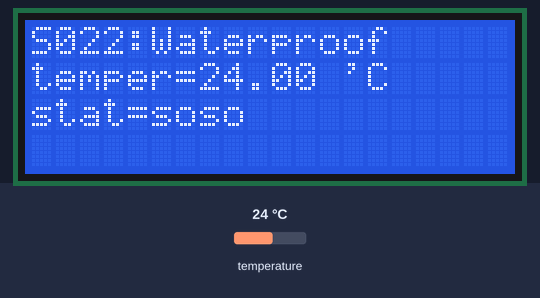
Bench run of a sketch on a simulated Arduino Uno, built with avr-gcc and run on an emulated ATmega328P. On the bench: 20×4 character LCD. The inputs (shaded band) are chosen by the test bench; at power-on: temperature 24 °C.

Above: at 2.2 s.
2.3 s: temperature set to 10.5 °C
At 3.9 s:
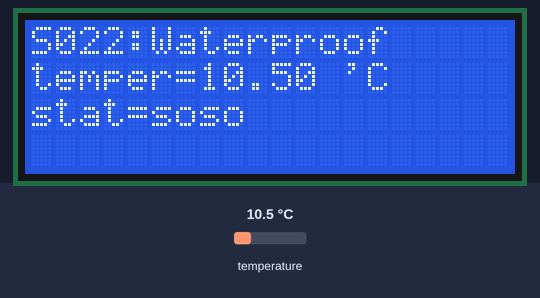
4.2 s: temperature set to 9.1 °C
At 4.8 s:
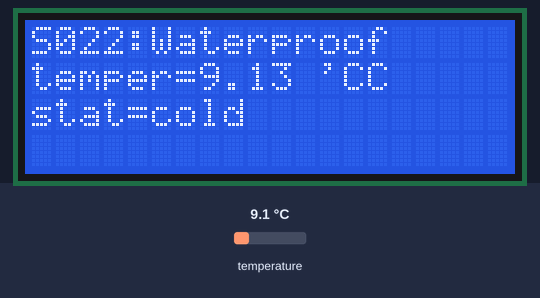
5.8 s: temperature set to 12 °C
At 6.8 s:
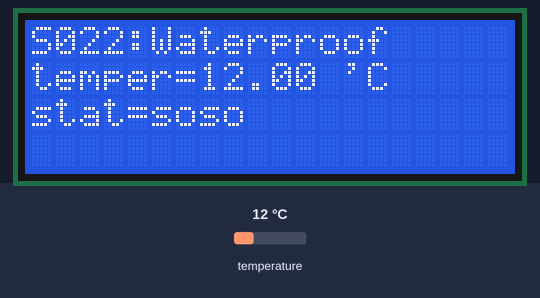
Timing chart, 0 to 8.8 s (numbered marks = the images above; inputs shaded):
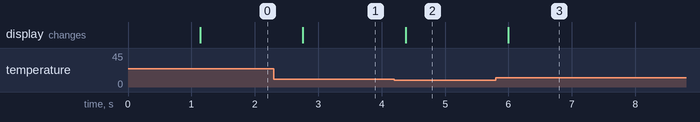

The sketch:

basic_test.ino
```cpp
/* DS18b20 Waterproof Temperature Sensor (DS18B20) [S023] : http://rdiot.tistory.com/46 [RDIoT Demo] */

#include <Wire.h>
#include <LiquidCrystal_I2C.h>
#include <OneWire.h>

LiquidCrystal_I2C lcd(0x27,20,4);  // LCD2004
int SensorPin = 10; //Our sensor is connected to digital pin 10

//Initiate OneWire communication
OneWire ds(SensorPin);

void setup()
{
  lcd.init();  // initialize the lcd
  lcd.backlight();
  lcd.print("start LCD2004");

  delay(1000);

  lcd.clear();
}

void loop()
{
  float T = readT(); // call function to read from sensor

  lcd.setCursor(0,0);
  lcd.print("S022:Waterproof");

  lcd.setCursor(0,1);
  lcd.print("temper=" + (String)T + " 'C");

  lcd.setCursor(0,2);
  if(T<10)
    lcd.print("stat=cold");
  else if(T>50)
    lcd.print("stat=hot-");
  else
    lcd.print("stat=soso");

  delay(750);
}

float readT(){

  byte data[12];
  byte addr[8];

  if ( !ds.search(addr)) {
    ds.reset_search();
    return -300; // if there is no sensor on OneWire Bus, return -300 value
  }

  ds.reset();
  ds.select(addr);
  ds.write(0x44,1); // tell sensor to start converting
  ds.reset();
  ds.select(addr);
  ds.write(0xBE); // tell sensor to start sending data

  for (int i = 0; i < 9; i++) { // we receive data in this loop
    data[i] = ds.read();
  }

  ds.reset_search();

  byte MSB = data[1];
  byte LSB = data[0];

  float raw = ((MSB << 8) | LSB); // move MSB left for 8 spaces, join that with LSB
  float realTempC = raw / 16; // move decimal point left for 4 spaces, result our temperature
  return realTempC;
}
```

Measured:
- the behaviour switches between 10 and 9.9 °C on temperature (found by bisection; images 1 and 2)
- after the input at 2.3 s, the display: changes after 0.46 s (image 1)
- after the input at 4.2 s, the display: changes after 0.18 s (image 2)
- after the input at 5.8 s, the display: changes after 0.20 s (image 3)
